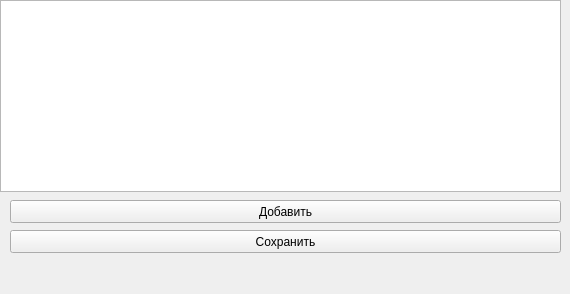
<?xml version="1.0" encoding="UTF-8"?>
<ui version="4.0">
 <class>Form</class>
 <widget class="QWidget" name="Form">
  <property name="geometry">
   <rect>
    <x>0</x>
    <y>0</y>
    <width>570</width>
    <height>294</height>
   </rect>
  </property>
  <property name="windowTitle">
   <string>Form</string>
  </property>
  <widget class="QTableWidget" name="tableWidget">
   <property name="geometry">
    <rect>
     <x>0</x>
     <y>0</y>
     <width>561</width>
     <height>192</height>
    </rect>
   </property>
  </widget>
  <widget class="QPushButton" name="pushButton">
   <property name="geometry">
    <rect>
     <x>10</x>
     <y>200</y>
     <width>551</width>
     <height>23</height>
    </rect>
   </property>
   <property name="text">
    <string>Добавить</string>
   </property>
  </widget>
  <widget class="QPushButton" name="pushButton_2">
   <property name="geometry">
    <rect>
     <x>10</x>
     <y>230</y>
     <width>551</width>
     <height>23</height>
    </rect>
   </property>
   <property name="text">
    <string>Сохранить</string>
   </property>
  </widget>
 </widget>
 <resources/>
 <connections/>
</ui>
